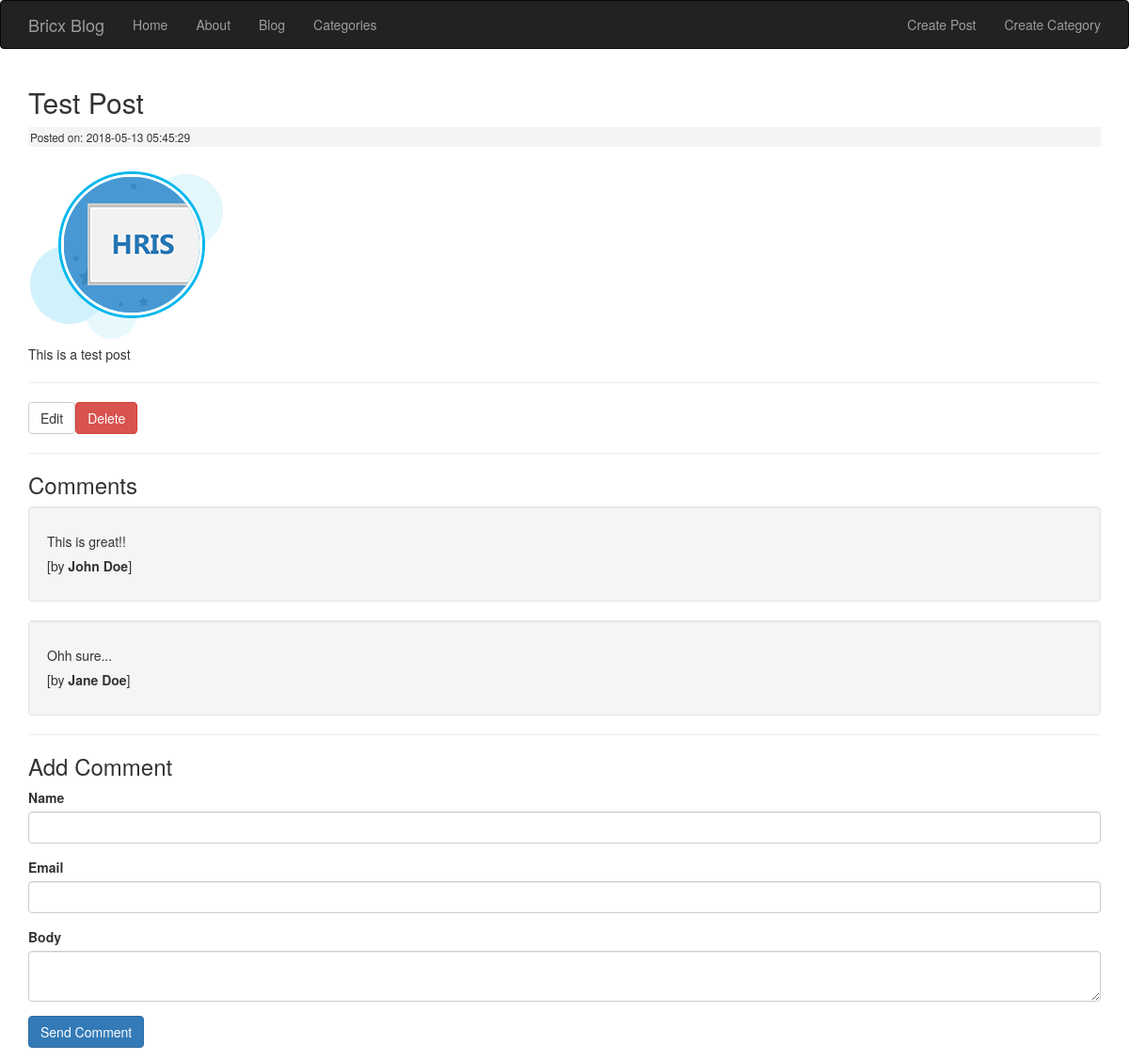
Page /posts/Test-Post on the committed database.
### tables this page shows
CREATE TABLE IF NOT EXISTS `posts` (
  `id` int(11) NOT NULL AUTO_INCREMENT,
  `category_id` int(11) NOT NULL,
  `title` varchar(255) NOT NULL,
  `slug` varchar(255) NOT NULL,
  `body` text NOT NULL,
  `post_image` varchar(255) NOT NULL,
  `created_at` timestamp NOT NULL DEFAULT CURRENT_TIMESTAMP,
  PRIMARY KEY (`id`)
);

CREATE TABLE IF NOT EXISTS `comments` (
  `id` int(11) NOT NULL AUTO_INCREMENT,
  `post_id` int(11) NOT NULL,
  `name` varchar(255) NOT NULL,
  `email` varchar(255) NOT NULL,
  `body` text NOT NULL,
  `created_at` timestamp NOT NULL DEFAULT CURRENT_TIMESTAMP,
  PRIMARY KEY (`id`)
);

### application/controllers/Posts.php (called while the page is built, shortened)
<?php
class Posts extends CI_Controller {
    public function view($slug = NULL) {
        $data['post'] = $this->post_model->get_posts($slug);
        $post_id = $data['post']['id'];
        $data['comments'] = $this->comment_model->get_comments($post_id);
        $data['title'] = $data['post']['title'];
        $this->load->view('templates/header');
        $this->load->view('posts/view', $data);
        $this->load->view('templates/footer');
    }
}

### index.php (called while the page is built, shortened)
<?php
require_once BASEPATH.'core/CodeIgniter.php';

### application/models/Post_model.php (called while the page is built, shortened)
<?php
    class Post_model extends CI_model {
        public function get_posts($slug = FALSE) {
            $query = $this->db->get_where('posts', array('slug' => $slug));
            return $query->row_array();
        }
    }
?>

### application/models/Comment_model.php (called while the page is built, shortened)
<?php
class Comment_model extends CI_Model {
    public function get_comments($post_id) {
        $query = $this->db->get_where('comments', array('post_id' => $post_id));
        return $query->result_array();
    }
}

### application/views/posts/view.php (the view, shortened to what this page needs)
<h2><?= $post['title']; ?></h2>
<small class="post-date">Posted on: <?php echo $post['created_at']; ?></small>
<img src="<?php echo site_url(); ?>assets/images/posts/<?php echo $post['post_image']; ?>">
<div class="post-body">
    <?php echo $post['body']; ?>
</div>
<hr>
<a class="btn btn-default pull-left" href="edit/<?php echo $post['slug']; ?>">Edit</a>
<?php echo form_open('posts/delete/'.$post['id']); ?>
    <input type="submit" value="Delete" class="btn btn-danger">
</form>
<hr>
<h3>Comments</h3>
<?php if($comments) : ?>
    <?php foreach($comments as $comment) : ?>
    <div class="well">
        <h5><?php echo $comment['body']; ?> [by <strong><?php echo $comment['name'] ?></strong>]</h5>
    </div>
    <?php endforeach; ?>
<?php else : ?>
    <p>No comments to display.</p>
<?php endif; ?>
<hr>
<h3>Add Comment</h3>
<?php echo form_open('comments/create/'.$post['id']); ?>
    <div class="form-group">
        <label for="">Name</label>
        <input type="text" name="name" class="form-control">
    </div>
    <div class="form-group">
        <label for="">Email</label>
        <input type="text" name="email" class="form-control">
    </div>
    <div class="form-group">
        <label for="">Body</label>
        <textarea name="body" class="form-control"></textarea>
    </div>
    <button class="btn btn-primary" type="submit">Send Comment</button>
</form>

### assets/css/style.css (style rules this page uses)
.post-date { background: #f4f4f4; padding: 2px; margin: 3px 0; display: block; }

### rows in the picture
posts: title "Test Post", created_at "2018-05-13 05:45:29", post_image (picture), body "This is a test post"
comments: body "This is great!!", name "John Doe"
comments: body "Ohh sure...", name "Jane Doe"
